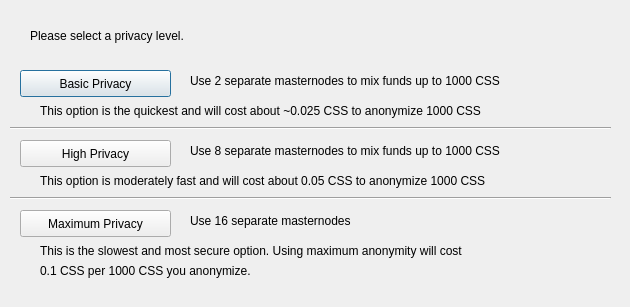
<?xml version="1.0" encoding="UTF-8"?>
<ui version="4.0">
 <class>DarksendConfig</class>
 <widget class="QDialog" name="DarksendConfig">
  <property name="geometry">
   <rect>
    <x>0</x>
    <y>0</y>
    <width>630</width>
    <height>307</height>
   </rect>
  </property>
  <property name="windowTitle">
   <string>Configure PrivateSend</string>
  </property>
  <widget class="QPushButton" name="buttonBasic">
   <property name="geometry">
    <rect>
     <x>20</x>
     <y>70</y>
     <width>151</width>
     <height>27</height>
    </rect>
   </property>
   <property name="text">
    <string>Basic Privacy</string>
   </property>
  </widget>
  <widget class="QPushButton" name="buttonHigh">
   <property name="geometry">
    <rect>
     <x>20</x>
     <y>140</y>
     <width>151</width>
     <height>27</height>
    </rect>
   </property>
   <property name="text">
    <string>High Privacy</string>
   </property>
  </widget>
  <widget class="QPushButton" name="buttonMax">
   <property name="geometry">
    <rect>
     <x>20</x>
     <y>210</y>
     <width>151</width>
     <height>27</height>
    </rect>
   </property>
   <property name="text">
    <string>Maximum Privacy</string>
   </property>
  </widget>
  <widget class="QLabel" name="label">
   <property name="geometry">
    <rect>
     <x>30</x>
     <y>20</y>
     <width>571</width>
     <height>31</height>
    </rect>
   </property>
   <property name="text">
    <string>Please select a privacy level.</string>
   </property>
  </widget>
  <widget class="QLabel" name="label_2">
   <property name="geometry">
    <rect>
     <x>190</x>
     <y>70</y>
     <width>421</width>
     <height>21</height>
    </rect>
   </property>
   <property name="text">
    <string>Use 2 separate masternodes to mix funds up to 1000 CSS</string>
   </property>
  </widget>
  <widget class="QLabel" name="label_3">
   <property name="geometry">
    <rect>
     <x>190</x>
     <y>140</y>
     <width>411</width>
     <height>21</height>
    </rect>
   </property>
   <property name="text">
    <string>Use 8 separate masternodes to mix funds up to 1000 CSS</string>
   </property>
  </widget>
  <widget class="QLabel" name="label_4">
   <property name="geometry">
    <rect>
     <x>190</x>
     <y>210</y>
     <width>421</width>
     <height>21</height>
    </rect>
   </property>
   <property name="text">
    <string>Use 16 separate masternodes</string>
   </property>
  </widget>
  <widget class="QLabel" name="label_6">
   <property name="geometry">
    <rect>
     <x>40</x>
     <y>100</y>
     <width>561</width>
     <height>21</height>
    </rect>
   </property>
   <property name="text">
    <string>This option is the quickest and will cost about ~0.025 CSS to anonymize 1000 CSS</string>
   </property>
  </widget>
  <widget class="QLabel" name="label_7">
   <property name="geometry">
    <rect>
     <x>40</x>
     <y>170</y>
     <width>561</width>
     <height>21</height>
    </rect>
   </property>
   <property name="text">
    <string>This option is moderately fast and will cost about 0.05 CSS to anonymize 1000 CSS</string>
   </property>
  </widget>
  <widget class="QLabel" name="label_8">
   <property name="geometry">
    <rect>
     <x>40</x>
     <y>240</y>
     <width>561</width>
     <height>21</height>
    </rect>
   </property>
   <property name="text">
    <string>This is the slowest and most secure option. Using maximum anonymity will cost</string>
   </property>
  </widget>
  <widget class="QLabel" name="label_9">
   <property name="geometry">
    <rect>
     <x>40</x>
     <y>260</y>
     <width>561</width>
     <height>21</height>
    </rect>
   </property>
   <property name="text">
    <string>0.1 CSS per 1000 CSS you anonymize.</string>
   </property>
  </widget>
  <widget class="Line" name="line">
   <property name="geometry">
    <rect>
     <x>10</x>
     <y>120</y>
     <width>601</width>
     <height>16</height>
    </rect>
   </property>
   <property name="orientation">
    <enum>Qt::Horizontal</enum>
   </property>
  </widget>
  <widget class="Line" name="line_2">
   <property name="geometry">
    <rect>
     <x>10</x>
     <y>190</y>
     <width>601</width>
     <height>16</height>
    </rect>
   </property>
   <property name="orientation">
    <enum>Qt::Horizontal</enum>
   </property>
  </widget>
 </widget>
 <resources/>
 <connections/>
</ui>
